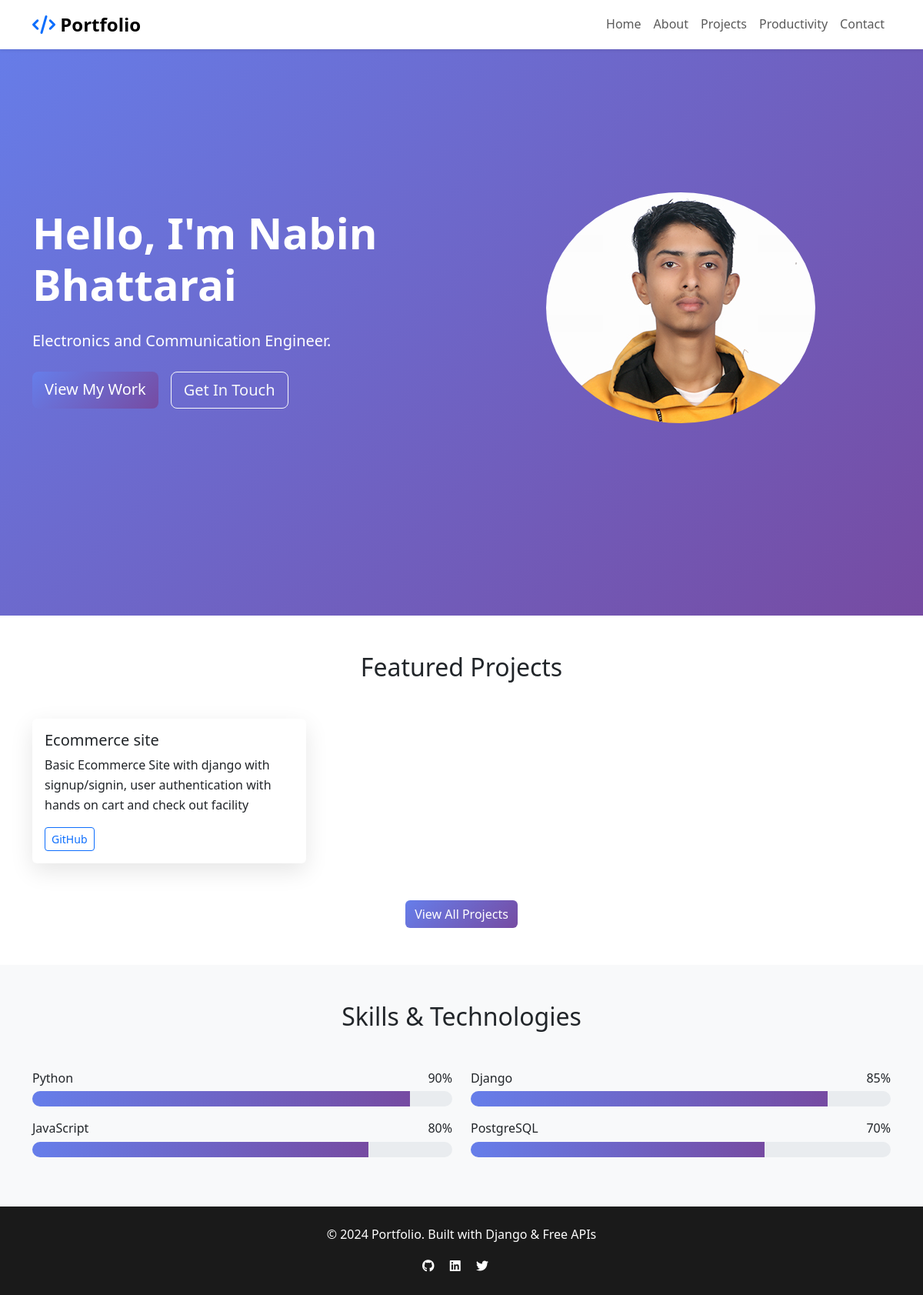
The page / on the database its author committed.
### portfolioapp/models.py (models this page shows, shortened)
class Profile(models.Model):
    user = models.OneToOneField(User, on_delete=models.CASCADE)
    bio = models.TextField(max_length=500)
    profile_image = models.ImageField(upload_to='profiles/', blank=True)
    resume = models.FileField(upload_to='resumes/', blank=True)
    github_url = models.URLField(blank=True)
    linkedin_url = models.URLField(blank=True)
    twitter_url = models.URLField(blank=True)
    website_url = models.URLField(blank=True)
    location = models.CharField(max_length=100, blank=True)
    phone = models.CharField(max_length=20, blank=True)

class Project(models.Model):
    title = models.CharField(max_length=200)
    description = models.TextField()
    image = models.ImageField(upload_to='projects/', blank=True)
    demo_url = models.URLField(blank=True)
    github_url = models.URLField(blank=True)
    technologies = models.ManyToManyField(Skill)
    featured = models.BooleanField(default=False)
    created_at = models.DateTimeField(auto_now_add=True)
    class Meta:
        ordering = ['-created_at']

class Skill(models.Model):
    name = models.CharField(max_length=100)
    proficiency = models.IntegerField(help_text="Proficiency level (1-100)")
    category = models.CharField(max_length=50, choices=[
        ('frontend', 'Frontend'),
        ('backend', 'Backend'),
        ('database', 'Database'),
        ('tools', 'Tools'),
        ('other', 'Other')
    ])

### portfolioapp/views.py (the view)
# urls.py: path('', views.home, name='home'),
def home(request):
    try:
        profile = Profile.objects.get(user__is_superuser=True)
    except Profile.DoesNotExist:
        profile = None
    featured_projects = Project.objects.filter(featured=True)[:3]
    skills = Skill.objects.all()
    context = {
        'profile': profile,
        'featured_projects': featured_projects,
        'skills': skills,
    }
    return render(request, 'portfolioapp/home.html', context)

### portfolioapp/templates/portfolioapp/home.html (shortened to what this page needs)
{% extends 'base.html' %}
{% block content %}
<section class="hero-section">
    <div class="container">
        <div class="row align-items-center">
            <div class="col-lg-6" data-aos="fade-right">
                <h1 class="display-4 fw-bold mb-4">
                    Hello, I'm
                    {% if profile %}{{ profile.user.first_name }} {{ profile.user.last_name }}{% else %}Your Name{% endif %}
                </h1>
                <p class="lead mb-4">
                    {% if profile %}{{ profile.bio }}{% else %}Full-stack developer passionate about creating innovative solutions{% endif %}
                </p>
                <div class="d-flex gap-3">
                    <a href="{% url 'portfolioapp:projects' %}" class="btn btn-primary btn-lg">View My Work</a>
                    <a href="{% url 'portfolioapp:contact' %}" class="btn btn-outline-light btn-lg">Get In Touch</a>
                </div>
            </div>
            <div class="col-lg-6 text-center" data-aos="fade-left">
                {% if profile.profile_image %}
                    <img src="{{ profile.profile_image.url }}" alt="Profile" class="img-fluid rounded-circle" style="max-width: 400px;">
                {% else %}
                    <div class="bg-white rounded-circle mx-auto d-flex align-items-center justify-content-center" style="width: 300px; height: 300px;">
                        <i class="fas fa-user fa-5x text-primary"></i>
                    </div>
                {% endif %}
            </div>
        </div>
    </div>
</section>
<section class="py-5">
    <div class="container">
        <h2 class="text-center mb-5" data-aos="fade-up">Featured Projects</h2>
        <div class="row">
            {% for project in featured_projects %}
            <div class="col-lg-4 col-md-6 mb-4" data-aos="fade-up" data-aos-delay="{% cycle 100 200 300 %}">
                <div class="card h-100">
                    <div class="card-body">
                        <h5 class="card-title">{{ project.title }}</h5>
                        <p class="card-text">{{ project.description|truncatewords:20 }}</p>
                        <div class="d-flex justify-content-between">
                            {% if project.github_url %}
                                <a href="{{ project.github_url }}" class="btn btn-outline-primary btn-sm" target="_blank">GitHub</a>
                            {% endif %}
                        </div>
                    </div>
                </div>
            </div>
            {% empty %}
            <div class="col-12 text-center">
                <p class="text-muted">No featured projects yet.</p>
            </div>
            {% endfor %}
        </div>
        <div class="text-center mt-4">
            <a href="{% url 'portfolioapp:projects' %}" class="btn btn-primary">View All Projects</a>
        </div>
    </div>
</section>
<section class="py-5 bg-light">
    <div class="container">
        <h2 class="text-center mb-5" data-aos="fade-up">Skills & Technologies</h2>
        <div class="row">
            {% for skill in skills %}
            <div class="col-lg-6 mb-3" data-aos="fade-up" data-aos-delay="{% cycle 100 200 %}">
                <div class="d-flex justify-content-between mb-1">
                    <span>{{ skill.name }}</span>
                    <span>{{ skill.proficiency }}%</span>
                </div>
                <div class="skill-bar">
                    <div class="skill-progress" style="width: {{ skill.proficiency }}%"></div>
                </div>
            </div>
            {% empty %}
            <div class="col-12 text-center">
                <p class="text-muted">No skills added yet.</p>
            </div>
            {% endfor %}
        </div>
    </div>
</section>
{% endblock %}

### portfolioapp/templates/base.html (shortened to what this page needs)
<!DOCTYPE html>
<html lang="en">
<head>
    <link href="https://cdnjs.cloudflare.com/ajax/libs/bootstrap/5.3.0/css/bootstrap.min.css" rel="stylesheet">
    <link href="https://cdnjs.cloudflare.com/ajax/libs/font-awesome/6.4.0/css/all.min.css" rel="stylesheet">
    <link href="https://cdnjs.cloudflare.com/ajax/libs/aos/2.3.4/aos.css" rel="stylesheet">
</head>
<body>
    <nav class="navbar navbar-expand-lg navbar-light bg-white fixed-top shadow-sm">
        <div class="container">
            <a class="navbar-brand" href="{% url 'portfolioapp:home' %}">
                <i class="fas fa-code text-primary"></i> Portfolio
            </a>
            <div class="collapse navbar-collapse" id="navbarNav">
                <ul class="navbar-nav ms-auto">
                    <li class="nav-item">
                        <a class="nav-link" href="{% url 'portfolioapp:home' %}">Home</a>
                    </li>
                    <li class="nav-item">
                        <a class="nav-link" href="{% url 'portfolioapp:about' %}">About</a>
                    </li>
                    <li class="nav-item">
                        <a class="nav-link" href="{% url 'portfolioapp:projects' %}">Projects</a>
                    </li>
                    <li class="nav-item">
                        <a class="nav-link" href="{% url 'portfolioapp:productivity' %}">Productivity</a>
                    </li>
                    <li class="nav-item">
                        <a class="nav-link" href="{% url 'portfolioapp:contact' %}">Contact</a>
                    </li>
                </ul>
            </div>
        </div>
    </nav>
    <main>
        {% block content %}{% endblock %}
    </main>
    <footer class="py-4">
        <div class="container text-center">
            <p>&copy; 2024 Portfolio. Built with Django & Free APIs</p>
            <div class="social-links mt-3">
                <a href="https://github.com/nabin720" class="text-white me-3"><i class="fab fa-github"></i></a>
                <a href="https://www.linkedin.com/in/nabin-bhattarai-82026a23a/" class="text-white me-3"><i class="fab fa-linkedin"></i></a>
                <a href="https://x.com/nabinnb021" class="text-white me-3"><i class="fab fa-twitter"></i></a>
            </div>
        </div>
    </footer>
</body>
</html>

### portfolioapp/templates/base.html (style rules this page uses)
:root { --primary-color: #667eea; --secondary-color: #764ba2; --dark-color: #1a1a1a; --light-color: #f8f9fa; }
body { font-family: 'Segoe UI', Tahoma, Geneva, Verdana, sans-serif; line-height: 1.6; }
.navbar-brand { font-weight: bold; font-size: 1.5rem; }
.hero-section { min-height: 100vh; display: flex; align-items: center; background: linear-gradient(135deg, var(--primary-color), var(--secondary-color)); color: white; }
.card { border: none; box-shadow: 0 10px 30px rgba(0,0,0,0.1); transition: transform 0.3s ease; }
.skill-bar { background: #e9ecef; border-radius: 10px; overflow: hidden; }
.skill-progress { height: 20px; background: linear-gradient(90deg, var(--primary-color), var(--secondary-color)); transition: width 1s ease; }
.btn-primary { background: linear-gradient(135deg, var(--primary-color), var(--secondary-color)); border: none; }
footer { background: var(--dark-color); color: white; }

### rows shown on the page
Profile: user.first_name "Nabin", user.last_name "Bhattarai", bio "Electronics and Communication Engineer.", profile_image (placeholder picture)
Project: title "Ecommerce site", description "Basic Ecommerce Site with django with signup/signin, user authentication with hands on cart and check out facility"
Skill: name "Python", proficiency "90"
Skill: name "Django", proficiency "85"
Skill: name "JavaScript", proficiency "80"
Skill: name "PostgreSQL", proficiency "70"
